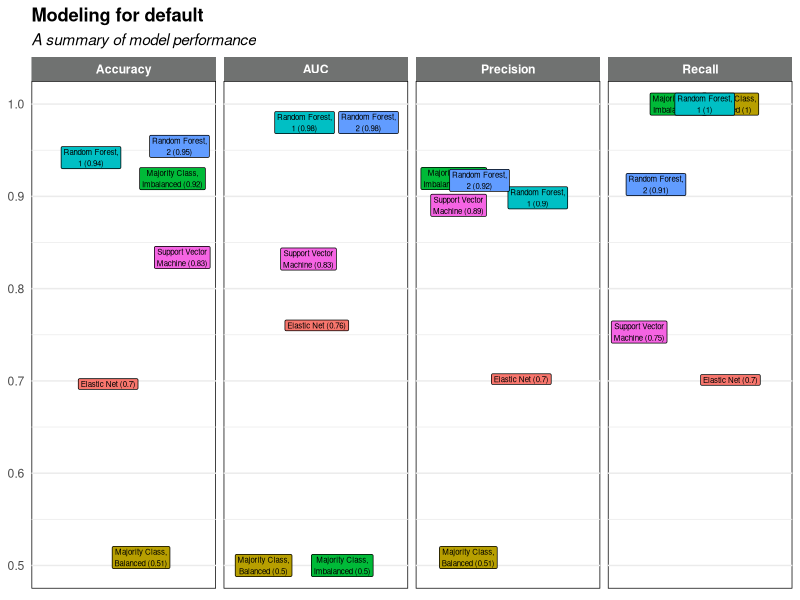

Recreate this plot in R.
## ---- chunk 1
library('tidyverse')
## ---- chunk 2
mcb1 <- read.csv('majority-class-baseline/model-results.csv')
elas <- read.csv('penalized-regression/model-results.csv')
svm <- read.csv('support-vector-machine/model-results.csv')
rf1 <- data.frame(
    model = "Random Forest, 1", 
    hyperparameters = "Trees = 500, Depth = 10", 
    Accuracy = 0.942, 
    Precision = 0.8984, 
    Recall = 0.9999, 
    AUC = 0.98
)
rf2 <- data.frame(
    model = "Random Forest, 2", 
    hyperparameters = "Trees = 800, Depth = 20", 
    Accuracy = 0.9542, 
    Precision = 0.9173, 
    Recall = 0.9128, 
    AUC = 0.98
)
## ---- chunk 3
full_results <- 
    bind_rows(
        mcb1, elas, svm, rf1, rf2
    ) |>
    as_tibble()

full_results
## ---- chunk 4
full_results_long <- 
    pivot_longer(
        full_results, 
        cols = -c(model, hyperparameters)
    ) |>
    mutate(
        model = stringr::str_wrap(model, 15)
    )
## ---- chunk 5
ggplot(
    full_results_long, 
    aes(x = "1", y = value, label = paste0(model, " (", round(value,2) ,")"))
) +
    geom_label(
        aes(fill = model), 
        position = "jitter", 
        size = 2, 
        show.legend = FALSE
    ) +
    facet_wrap(~name, nrow = 1) +
    labs(
        title = "Modeling for default", 
        subtitle = "A summary of model performance"
    ) +
    theme_minimal() +
    theme(
        plot.title = element_text(face = "bold"), 
        plot.subtitle = element_text(face = "italic"), 
        axis.title.y = element_blank(), 
        axis.title.x = element_blank(), 
        axis.text.x = element_blank(), 
        strip.text = element_text(face = "bold", color = "white"), 
        strip.background = element_rect(fill = "#707271", color = NA), 
        panel.background = element_rect(fill = NA, color = "black"), 
        panel.grid.major.x = element_blank()
    )
